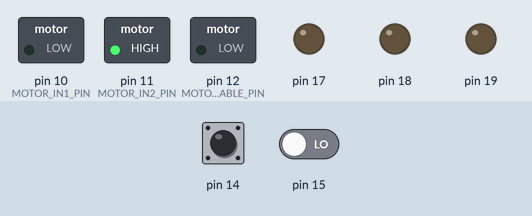
Bench run of a sketch on a simulated Arduino Uno, built with avr-gcc and run on an emulated ATmega328P. Shown: switched loads named in the sketch (green lamp = pin HIGH), output pins drawn as LEDs (lit = HIGH). Dashed ring = blinking. The test bench sets the inputs (shaded band); at power-on: pin 14 LOW, pin 15 LOW.

Above: at 1.2 s.
1.3 s: pin 14 driven HIGH
At 4.2 s:
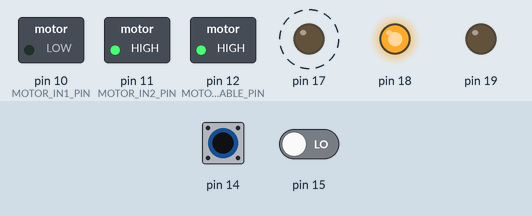
4.3 s: pin 15 driven HIGH
At 5.1 s:
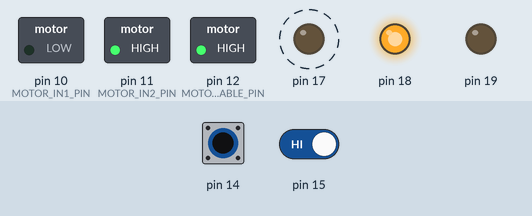
5.8 s: pin 14 pulsed LOW 2 times (0.12 s each, 0.3 s apart)
At 7.0 s:
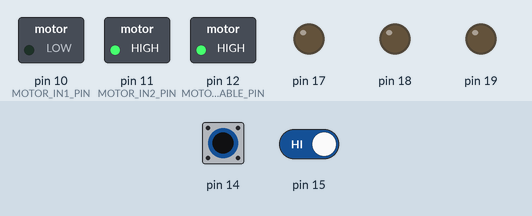
Timing chart, 0 to 36.4 s (numbered marks = the images above; inputs shaded):
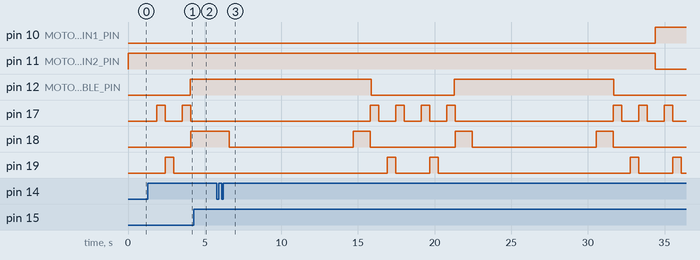

Measured:
- after the input at 1.3 s, pin 12 (MOTOR_ENABLE_PIN), pin 18: LOW → HIGH after 2.8 s; pin 17: alternates HIGH for 0.55 s and LOW for 1.1 s, starting after 0.58 s; pin 19: LOW → HIGH after 1.1 s, → LOW 0.56 s later
- after the input at 4.3 s, pin 18: stays HIGH (without the input it goes to LOW after 0.91 s)
- after the input at 5.8 s, pin 10 (MOTOR_IN1_PIN): LOW → HIGH after 28.6 s; pin 11 (MOTOR_IN2_PIN): HIGH → LOW after 28.6 s

The sketch:

motor.ino
```cpp
#include "debounce.h"
#include "display.h"
#include "types.h"

#include <Arduino.h>

#include <array>

static CS372Debounce*     get_g_button1();
static CS372Debounce*     get_g_button2();
static CS372SevenSegment* get_g_display();
static void               loop_motor();
static int                step_motor_state();

namespace {
  constexpr pin_t BUTTON1_PIN{14};
  constexpr pin_t BUTTON2_PIN{15};
  constexpr pin_t DISPLAY_PINS[]{23, 22, 17, 18, 21, 20, 19};
  constexpr pin_t MOTOR_ENABLE_PIN{12};
  constexpr pin_t MOTOR_IN1_PIN{10};
  constexpr pin_t MOTOR_IN2_PIN{11};
} // end anonymous namespace


void
setup()
{
  get_g_button1();
  get_g_button2();
  get_g_display();
  pinMode(MOTOR_ENABLE_PIN, OUTPUT);
  pinMode(MOTOR_IN1_PIN, OUTPUT);
  pinMode(MOTOR_IN2_PIN, OUTPUT);
  digitalWrite(MOTOR_IN1_PIN, LOW);
  digitalWrite(MOTOR_IN2_PIN, HIGH);
}

CS372Debounce*
get_g_button1()
{
  static CS372Debounce* button1{new CS372Debounce{BUTTON1_PIN}};
  return button1;
}

CS372Debounce*
get_g_button2()
{
  static CS372Debounce* button2{new CS372Debounce{BUTTON2_PIN}};
  return button2;
}

CS372SevenSegment*
get_g_display()
{
  static CS372SevenSegment* display{new CS372SevenSegment{DISPLAY_PINS}};
  return display;
}

void
loop()
{
  static int _run{0};
  auto* button1{get_g_button1()};
  button1->update();
  if (button1->pressed()) {
    _run = 1;
  }

  auto* button2{get_g_button2()};
  button2->update();
  if (button2->pressed()) {
    _run = 0;
  }

  if (_run) {
    loop_motor();
  }
}

void
loop_motor()
{
  static auto last_update{millis()};
  static auto _hold{0};

  if (_hold && (millis() - last_update > 5000)) {
    _hold = step_motor_state();
    last_update = millis();
  } else if (!_hold && (millis() - last_update > 20)) {
    _hold = step_motor_state();
    last_update = millis();
  }
}

int
step_motor_state()
{
  static int n{0};
  static int accel{1};
  static int rotation_state{0};

  get_g_display()->update(n / 26);

  if (1 == accel) {
    analogWrite(MOTOR_ENABLE_PIN, n++);
    if (255 == n) {
      accel = 0;
      return 1;
    }
  } else {
    analogWrite(MOTOR_ENABLE_PIN, n--);
    if (0 == n) {
      accel = 1;
      if (0 == rotation_state) {
        digitalWrite(MOTOR_IN1_PIN, LOW);
        digitalWrite(MOTOR_IN2_PIN, HIGH);
        rotation_state = 1;
      } else {
        digitalWrite(MOTOR_IN1_PIN, HIGH);
        digitalWrite(MOTOR_IN2_PIN, LOW);
        rotation_state = 0;
      }
    }
  }
  return 0;
}
```

debounce.cpp
```cpp
#include "debounce.h"

#include <Arduino.h>

CS372Debounce::CS372Debounce(pin_t pin) : button_pin{pin}
{
  pinMode(this->button_pin, INPUT);
}

void
CS372Debounce::update()
{
  dig_t const pin_state{digitalRead(this->button_pin)};

  if (DOWN == this->button_state) {
    if (DOWN == pin_state) {
      ++this->count;
    } else {
      this->count = 0;
    }
    if (this->count > this->threshold) {
      this->button_state = UP;
      this->count        = 0;
    }
  } else {
    if (UP == pin_state) {
      ++this->count;
    } else {
      this->count = 0;
    }
    if (this->count > this->threshold) {
      this->button_state    = DOWN;
      this->count           = 0;
      this->press_available = true;
    }
  }
}

bool
CS372Debounce::pressed()
{
  bool result{this->press_available};
  this->press_available = false;
  return result;
}
```

debounce.h
```cpp
#ifndef DEBOUNCE_H_INCLUDED
#define DEBOUNCE_H_INCLUDED

#include "types.h"

class CS372Debounce
{
public:
  CS372Debounce(pin_t pin);

  void update();
  bool pressed();
private:
  pin_t button_pin;
  int   count{0};

  enum ButtonState : dig_t {
    UP   = HIGH,
    DOWN = LOW,
    MAX_STATE,
  } button_state{DOWN};

  bool press_available{false};

  static constexpr int threshold{100};
};

#endif // DEBOUNCE_H_INCLUDED
```

display.cpp
```cpp
#include "display.h"

#include <Arduino.h>

#include <cstring>

namespace {
  std::array<std::array<dig_t,7>,10> codes{
    std::array<dig_t,7>{HIGH,  LOW,  LOW,  LOW,  LOW,  LOW,  LOW},
    std::array<dig_t,7>{HIGH, HIGH, HIGH,  LOW, HIGH, HIGH,  LOW},
    std::array<dig_t,7>{ LOW, HIGH,  LOW,  LOW,  LOW,  LOW, HIGH},
    std::array<dig_t,7>{ LOW, HIGH,  LOW,  LOW, HIGH,  LOW,  LOW},
    std::array<dig_t,7>{ LOW,  LOW, HIGH,  LOW, HIGH, HIGH,  LOW},
    std::array<dig_t,7>{ LOW,  LOW,  LOW, HIGH, HIGH,  LOW,  LOW},
    std::array<dig_t,7>{ LOW,  LOW,  LOW, HIGH,  LOW,  LOW,  LOW},
    std::array<dig_t,7>{HIGH, HIGH,  LOW,  LOW, HIGH, HIGH,  LOW},
    std::array<dig_t,7>{ LOW,  LOW,  LOW,  LOW,  LOW,  LOW,  LOW},
    std::array<dig_t,7>{ LOW,  LOW,  LOW,  LOW, HIGH,  LOW,  LOW},
  };
} // end anonymous namespace

CS372SevenSegment::CS372SevenSegment(pin_t const* pins)
{
  std::memcpy(this->display_pins.data(), pins,
              this->display_pins.size() * sizeof(pin_t));
  for (pin_t pin : this->display_pins) {
    pinMode(pin, OUTPUT);
  }
  this->update(0);
}

void
CS372SevenSegment::update(int n)
{
  if (n < 0 || n > 9) {
    return;
  }

  for (int i{0}; i < 7; ++i) {
    digitalWrite(this->display_pins[i], codes[n][i]);
  }
}
```

display.h
```cpp
#ifndef DISPLAY_H_INCLUDED
#define DISPLAY_H_INCLUDED

#include "types.h"

class CS372SevenSegment
{
public:
  CS372SevenSegment(pin_t const* pins);
  void update(int n);

private:
  std::array<pin_t, 7> display_pins;
};

#endif // DISPLAY_H_INCLUDED
```

types.h
```cpp
#ifndef TYPES_H_INCLUDED
#define TYPES_H_INCLUDED

#include <Arduino.h>

using pin_t = decltype(LED_BUILTIN);
using dig_t = decltype(HIGH);

#endif // TYPES_H_INCLUDED
```
